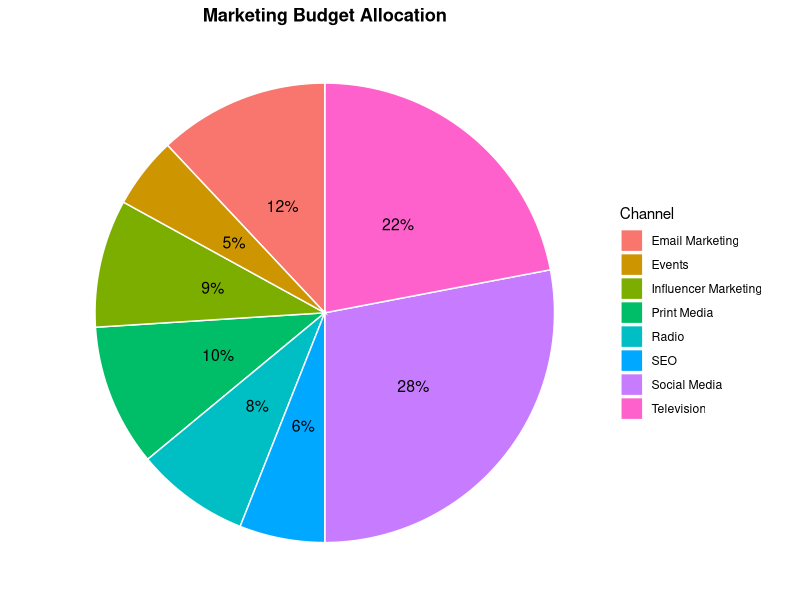

The R script that drew this image:
library(ggplot2)

budget <- data.frame(

Channel = c("Social Media",
            "Television",
            "Print Media",
            "Radio",
            "Email Marketing",
            "Influencer Marketing",
            "SEO",
            "Events"),

Percent = c(28,22,10,8,12,9,6,5)
)

ggplot(budget,
       aes(x="",
           y=Percent,
           fill=Channel)) +

geom_col(width=1,
         color="white") +

coord_polar("y") +

geom_text(
aes(label=paste0(Percent,"%")),
position=position_stack(vjust=0.5),
size=4
)+

labs(
title="Marketing Budget Allocation"
)+

theme_void() +

theme(
plot.title=element_text(face="bold",
hjust=0.5)
)
